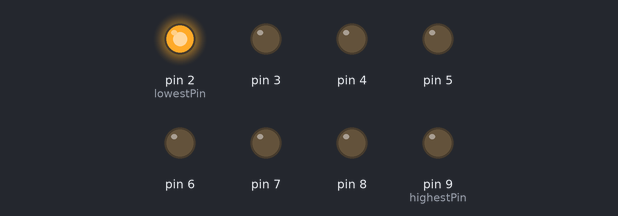
The sketch below on a simulated Arduino Uno, built with avr-gcc and run on an emulated ATmega328P. Parts: output pins drawn as LEDs (lit = HIGH).

Above: at 0.05 s.
At 0.95 s:
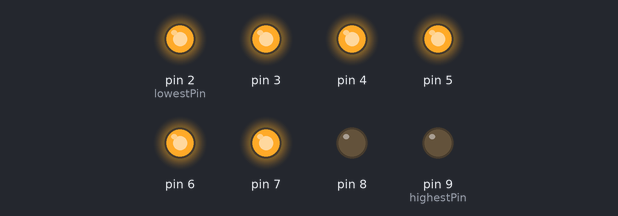
At 1.85 s:
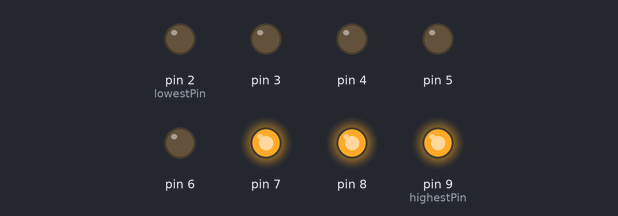
At 3.65 s:
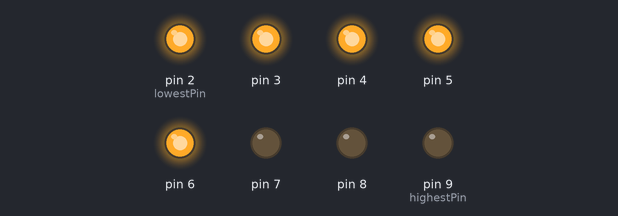
At 5.45 s:
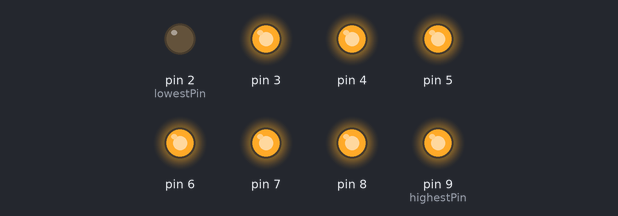
At 7.25 s:
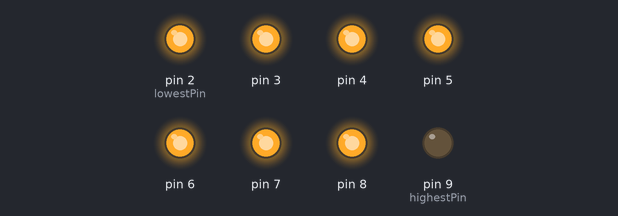
Timing chart, 0 to 7.5 s (numbered marks = the images above):
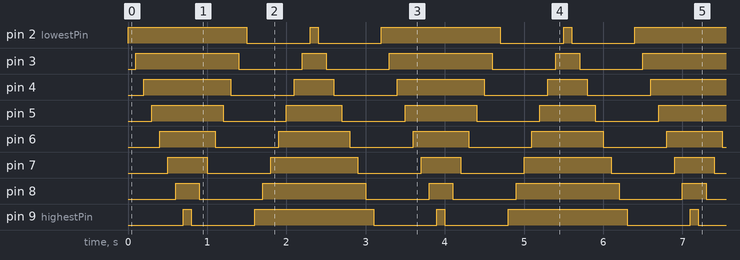

The sketch:

Flowing_LED_Lights.ino
```cpp
//Flowing LED Lights
/* Eight LEDs will light up one by one from left to right, and then go out one by one from right to left.
After that, the LEDs will light up one by one from right to left, and then go out one by one from left to right.
This process will repeat indefinitely.*/
//Email:info@primerobotics.in
//Website:www.primerobotics.in
/**************************************/
const int lowestPin = 2;//the lowest one attach to
const int highestPin = 9;//the highest one attach to
/**************************************/
void setup()
{
  //set pins 2 through 9 as output
  for(int thisPin = lowestPin;thisPin <= highestPin;thisPin++)
  {
     pinMode(thisPin,OUTPUT); //initialize thisPin as an output
  }
}
/****************************************/
void loop()
{
  //iterate over the pins
  //turn the led on from lowest to the highest
  for(int thisPin = lowestPin;thisPin <= highestPin;thisPin++)
  {
    digitalWrite(thisPin,HIGH);//turn this led on
    delay(100);//wait for 100 ms
  }
  //fade from the highest to the lowest
  for(int thisPin = highestPin;thisPin>=lowestPin;thisPin--)
  {
    digitalWrite(thisPin,LOW);//turn this led off
    delay(100);//wait for 100 ms
  }
  for(int thisPin = highestPin;thisPin>=lowestPin;thisPin--)
  {
    digitalWrite(thisPin,HIGH);//turn this led on
    delay(100);//wait for 100 ms
  }
  for(int thisPin = lowestPin;thisPin <= highestPin;thisPin++)
  {
    digitalWrite(thisPin,LOW);//turn this led off
    delay(100);//wait for 100 ms
  }
}
```

Measured:
- by itself, pin 2 (lowestPin): repeats every 3.2 s: LOW 0.80 s, HIGH 0.10 s, LOW 0.80 s, HIGH 1.5 s
- by itself, pin 3: repeats every 3.2 s: LOW 0.80 s, HIGH 0.30 s, LOW 0.80 s, HIGH 1.3 s
- by itself, pin 4: repeats every 3.2 s: LOW 0.80 s, HIGH 0.50 s, LOW 0.80 s, HIGH 1.1 s
- by itself, pin 5: repeats every 3.2 s: LOW 0.80 s, HIGH 0.70 s, LOW 0.80 s, HIGH 0.90 s
- by itself, pin 6: repeats every 3.2 s: LOW 0.80 s, HIGH 0.90 s, LOW 0.80 s, HIGH 0.70 s
- by itself, pin 7: repeats every 3.2 s: LOW 0.80 s, HIGH 1.1 s, LOW 0.80 s, HIGH 0.50 s
- by itself, pin 8: repeats every 3.2 s: LOW 0.80 s, HIGH 1.3 s, LOW 0.80 s, HIGH 0.30 s
- by itself, pin 9 (highestPin): repeats every 3.2 s: LOW 0.80 s, HIGH 1.5 s, LOW 0.80 s, HIGH 0.10 s
